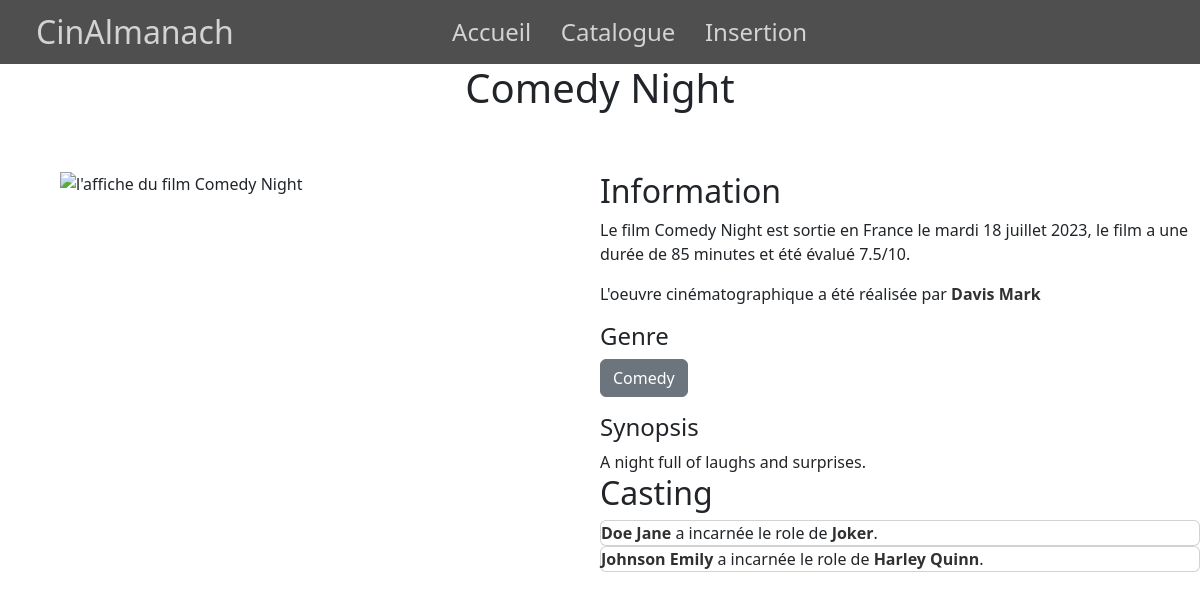
Screenshot of /index.php?action=detailMovie&id=5 with the database file from the repository.
### tables this page shows
CREATE TABLE IF NOT EXISTS `movie` (
  `id_movie` int NOT NULL AUTO_INCREMENT,
  `name` varchar(255) NOT NULL,
  `date_release` date NOT NULL,
  `duration` int NOT NULL,
  `synopsis` mediumtext NOT NULL,
  `poster` text NOT NULL,
  `rate` decimal(2,1) NOT NULL DEFAULT '0.0',
  `id_director` int NOT NULL,
  PRIMARY KEY (`id_movie`),
  KEY `FK_movie_director` (`id_director`),
  CONSTRAINT `FK_movie_director` FOREIGN KEY (`id_director`) REFERENCES `director` (`id_director`) ON DELETE CASCADE ON UPDATE CASCADE
);

CREATE TABLE IF NOT EXISTS `type` (
  `id_type` int NOT NULL AUTO_INCREMENT,
  `name` varchar(50) NOT NULL,
  PRIMARY KEY (`id_type`),
  UNIQUE KEY `name` (`name`)
);

CREATE TABLE IF NOT EXISTS `role` (
  `id_role` int NOT NULL AUTO_INCREMENT,
  `name` varchar(255) NOT NULL,
  PRIMARY KEY (`id_role`),
  UNIQUE KEY `name` (`name`)
);

CREATE TABLE IF NOT EXISTS `person` (
  `id_person` int NOT NULL AUTO_INCREMENT,
  `name` varchar(255) NOT NULL DEFAULT '',
  `firstname` varchar(255) NOT NULL DEFAULT '',
  `birthday` date NOT NULL,
  `genre` varchar(255) NOT NULL DEFAULT '',
  PRIMARY KEY (`id_person`)
);

### controller/MovieController.php (called while the page is built, shortened)
<?php
class MovieController {
    public function detailMovie(int $id_movie){
        $movieManager = new MovieManager();
        $movie = $movieManager->getMovieDetail($id_movie);
        $listCasting = $movieManager->getActorRoleOfMovie($id_movie);
        $listTypes = $movieManager->getTypesOfMovie($id_movie);
        $director = $movieManager->getDirectorOfMovie($id_movie);
        require "view/detail/detailMovie.php";
    }
}

### model/Connect.php (called while the page is built, shortened)
<?php
abstract class Connect {
    public static function seConnecter(){
        try {
            return new \PDO(
                "mysql:host=".self::HOST.";dbname=".self::DB.";charset=UTF8", self::USER, self::PASS
            );
        } catch (\PDOException $e) {
            return $e->getMessage();
        }
    }
}
?>

### model/MovieManager.php (called while the page is built, shortened)
<?php
class MovieManager{
    private \PDO $pdo;
    public function __construct() {
        $this->pdo = Connect::seConnecter();
    }
    public function getMovieDetail(int $id){
        $requestMovie = $this->pdo->prepare("
            SELECT *
            FROM movie
            WHERE id_movie = :id;
        ");
        $requestMovie->bindParam(":id",$id);
        $requestMovie->execute();
        return $requestMovie->fetch();
    }
    public function getTypesOfMovie (int $id){
        $request = $this->pdo->prepare("
            SELECT type.*
            FROM type
            JOIN be
            ON be.id_type = type.id_type
            WHERE id_movie = :id;
        ");
        $request->bindParam(':id',$id);
        $request->execute();
        return $request->fetchAll();
    }
    public function getActorRoleOfMovie(int $id):array{
        $requestCasting = $this->pdo->prepare("
            SELECT role.name , CONCAT(person.name,' ',person.firstname) AS Actor , actor.id_actor, role.id_role, person.genre
            FROM casting
            JOIN actor
            ON actor.id_actor = casting.id_actor
            JOIN person
            ON person.id_person = actor.id_person
            JOIN role
            ON role.id_role = casting.id_role
            WHERE id_movie = :id;
        ");
        $requestCasting->bindParam(":id",$id);
        $requestCasting->execute();
        return $requestCasting->fetchAll();
    }
    public function getDirectorOfMovie(int $id){
        $request = $this->pdo->prepare("
            SELECT person.*,movie.id_director
            FROM movie
            JOIN director
            ON director.id_director = movie.id_director
            JOIN person
            ON person.id_person = director.id_person
            WHERE id_movie = :id;
        ");
        $request->bindParam(":id",$id);
        $request->execute();
        return $request->fetch();
    }
}

### view/detail/detailMovie.php (the view, shortened to what this page needs)
<?php ob_start();
$dateRelease = new \DateTime($movie['date_release']);
$formatter = new \IntlDateFormatter('fr_FR', \IntlDateFormatter::FULL, \IntlDateFormatter::NONE);
$formattedDate = $formatter->format($dateRelease);
$cardService = new CardService();
?>
<div id="wrapper">
    <img id="afficheDetail" src="<?=$movie['poster']?>" alt="l'affiche du film <?=$movie["name"]?>">
    <div id="contentDetailMovie">
        <h2>Information</h2>
        <p>Le film <?=$movie['name']?> est sortie en France le <?=$formattedDate?>, le film a une durée de <?=$movie['duration']?> minute<?=$movie['duration']>1 ? "s":""?> et été évalué <?=$movie['rate']?>/10.</p>
        <p>L'oeuvre cinématographique a été réalisée par <a href="./index.php?action=detailDirector&id=<?=$director['id_director']?>"><?=$director['name'] . ' '. $director['firstname']?></a></p>
        <h4>Genre</h3>
        <ul>
        <?php
            foreach ($listTypes as $type) {
                echo "<a href='./index.php?action=detailType&id=".$type['id_type']."'><li class='btn btn-secondary'>".$type['name']."</li></a>";
            }
        ?>
        </ul>
        <h4>Synopsis</h4>
        <?=$movie['synopsis']?>
        <?=!empty($listCasting)?"<h2>Casting</h2>":""?>
        <?=$cardService->createListCasting($listCasting)?>
    </div>
</div>
<?php
$titleText = $movie['name'];
$content = ob_get_clean();
require_once "view/template.php";
?>

### service/CardService.php (shortened to what this page needs)
<?php
class CardService {
    public function createListCasting(array $listCasting):string{
        $htmlContent="<ul>";
        foreach ($listCasting as $casting) {
            if ($casting['genre']=='Female') {
                $incarne = "incarnée";
            }else {
                $incarne = "incarné";
            }
            $htmlContent .= "<div class='card'><li><a href='./index.php?action=detailActor&id=".$casting['id_actor']."'> ".$casting['Actor']."</a> a $incarne le role de <a href='./index.php?action=detailRole&id=".$casting['id_role']."'>".$casting['name']."</a>. </li></div>";
        }
        $htmlContent.="</ul>";
        return $htmlContent;
    }
}

### view/template.php (shortened to what this page needs)
<!DOCTYPE html>
<html lang="fr">
<head>
    <link rel="stylesheet" href="https://cdn.jsdelivr.net/npm/bootstrap@5.3.2/dist/css/bootstrap.min.css">
    <link rel="stylesheet" href="public/css/style.css">
</head>
<body>
    <header>
        <div id="logo">
            <p>Cin<span>Almanach</span></p>
        </div>
        <nav>
            <ul>
                <li class="linkNav"><a href="./index.php">Accueil</a></li>
                <a href="./index.php?action=listMovies"><li>Catalogue</li></a>
                <a href="./index.php?action=createMovie"><li>Insertion</li></a>
            </ul>
        </nav>
    </header>
    <div id="content">
        <h1><?=$titleText ?></h1>
        <?=$content?>
    </div>
</body>
</html>

### public/css/style.css (style rules this page uses)
* { margin:0; padding: 0; box-sizing: 0; }
h1 { text-align: center; margin: 5%; }
header { width: 100vw; height: 8vh; position: fixed; top: 0; display: flex; align-items: center; justify-content: center; z-index: 99; background-color: rgba(49, 49, 49,0.85); color: lightgray; }
header #logo { position: absolute; left: 3%; font-size: xx-large; }
#logo p { margin-bottom: 0; }
header nav { justify-self: center; }
header nav ul { display: flex; gap : 10%; margin:0; padding: 0; }
header nav li { list-style: none; position: relative; }
header a { text-decoration: none; font-size: x-large; color: lightgray; }
header li::after { content: ''; position: absolute; width: 100%; transform: scaleX(0); height: 1px; bottom: 0; left: 0; background-color: lightgray; transform-origin: bottom right; transition: transform 0.5s ease-out; }
#content { margin-top: 8vh; }
a { text-decoration: none; }
li { list-style: none; }
#wrapper { display: grid; grid-template-columns: repeat(2,1fr); align-items: stretch; justify-items: center; }
#afficheDetail { width: 40vw; box-shadow: 0 0 0 0 rgb(49, 49, 49); }
#wrapper ul { padding: 0; }
#wrapper a { color: rgb(49, 49, 49); font-weight: bold; }

### rows the page displays
movie: name "Comedy Night", date_release "mardi 18 juillet 2023", duration "85", rate "7.5", synopsis "A night full of laughs and surprises."
type: name "Comedy"
role: Actor "Doe Jane", person.genre "incarnée", name "Joker"
role: Actor "Johnson Emily", person.genre "incarnée", name "Harley Quinn"

### other values shown
$director['name'] "Davis"
$director['firstname'] "Mark"
